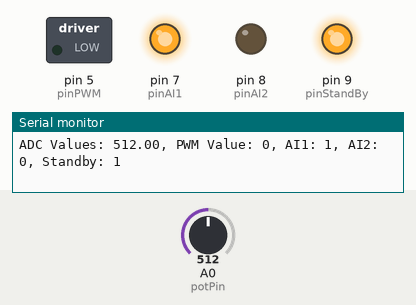
A sketch run on a simulated Arduino Uno, built with avr-gcc and run on an emulated ATmega328P. Shown: switched loads named in the sketch (green lamp = pin HIGH), output pins drawn as LEDs (lit = HIGH), the last lines printed to the serial monitor. The inputs (shaded band) are chosen by the test bench; at power-on: A0 (potPin) = 512.

Above: at 1.2 s.
1.3 s: A0 (potPin) set to 716
At 2.2 s:
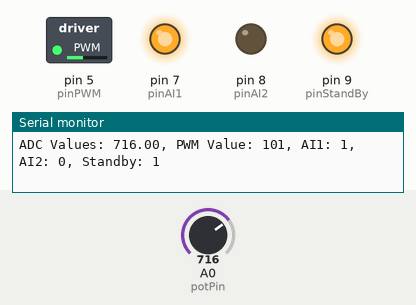
2.8 s: A0 (potPin) set to 511
At 4.0 s:
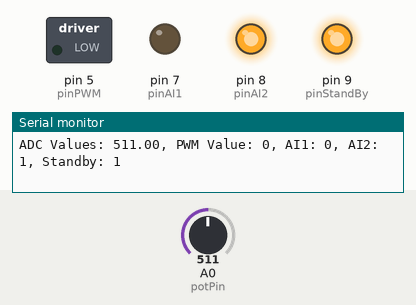
4.3 s: A0 (potPin) set to 306
At 4.7 s:
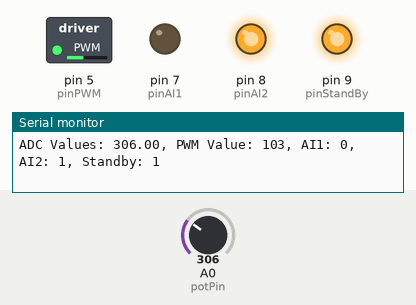
5.8 s: A0 (potPin) set to 1023
At 6.7 s:
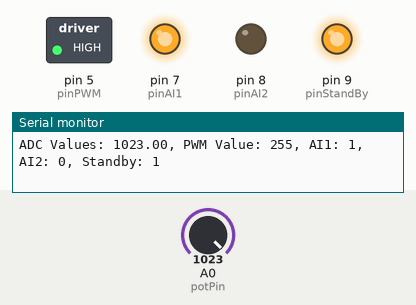
7.3 s: A0 (potPin) set to 502
At 7.7 s:
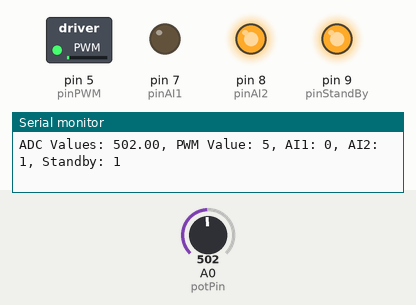
8.8 s: A0 (potPin) set to 122
At 9.6 s:
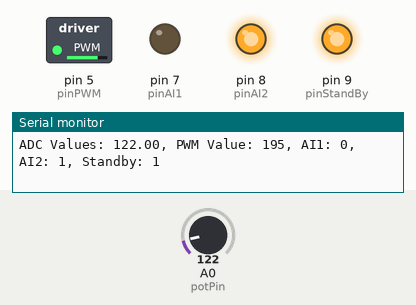
Timing chart, 0 to 11.3 s (numbered marks = the images above; inputs shaded):
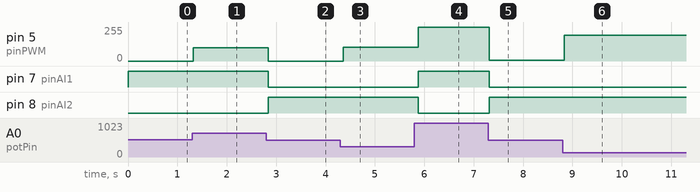

Measured:
- after the input at 1.3 s, pin 5 (pinPWM): 0/255 → 101/255 at once
- after the input at 2.8 s, pin 5 (pinPWM): 101/255 → 0/255 at once; pin 7 (pinAI1): HIGH → LOW at once; pin 8 (pinAI2): LOW → HIGH at once
- after the input at 4.3 s, pin 5 (pinPWM): 0/255 → 103/255 after 0.06 s
- after the input at 5.8 s, pin 5 (pinPWM): 103/255 → 255/255 after 0.08 s; pin 7 (pinAI1): LOW → HIGH after 0.08 s; pin 8 (pinAI2): HIGH → LOW after 0.08 s
- after the input at 7.3 s, pin 5 (pinPWM): 255/255 → 5/255 at once; pin 7 (pinAI1): HIGH → LOW at once; pin 8 (pinAI2): LOW → HIGH at once
- after the input at 8.8 s, pin 5 (pinPWM): 5/255 → 195/255 at once

The sketch:

Motor_Driver.ino
```cpp
// TB6612FNG Driver Board Sample board
//
// Author: Ben Taylor
// University of Sheffield
// Date: September 2021

//
const int pinAI1 = 7;       // Pin allocation for AI1
const int pinAI2 = 8;       // Pin allocation for AI2
const int pinPWM = 5;       // Pin allocation for the PWM pin
const int pinStandBy = 9;   // Pin allocation for the standby pin
const int potPin = 0;      // Pin allocation for the potentiometer


boolean AI1 = 0;            // AI1 pin value
boolean AI2 = 0;            // AI2 pin value
boolean standBy = 0;        // standBy pin Value

boolean rotDirect = 0;      // Rotation direction variable
unsigned char pwmValue = 0; // PWM value to be written to the output

void setup()
{
  // Assign the digital I/O pin directions
  pinMode(potPin, INPUT);
  pinMode(pinAI1, OUTPUT);
  pinMode(pinAI2, OUTPUT);
  pinMode(pinPWM, OUTPUT);
  pinMode(pinStandBy, OUTPUT);


  //Initialize the serial port
  Serial.begin(9600);

  // Drive the standby pin high to enable the output
  standBy = true;
  digitalWrite(pinStandBy, standBy);

  // Set Initial values for AI1 and AI2 control function pins
  AI1 = true;
  AI2 = false;

  // set an initial value for the PWM value
  pwmValue = 100;
}

void loop() {

  float potReading = analogRead(potPin);

  if (potReading >= 512) {
    AI1 = true;
    AI2 = false;
    pwmValue = map(potReading, 512, 1023, 0, 255);
  }
  else {
    AI1 = false;
    AI2 = true;
    pwmValue = map(potReading, 0, 511, 255, 0);
  }

  // Write the AI1 and AI2 values to the configuration pins
  digitalWrite(pinAI1, AI1);
  digitalWrite(pinAI2, AI2);

  // Write the pwnValue to the PWM pin
  analogWrite(pinPWM, pwmValue);

  // Display the board variable status to the Serial Monitor
  Serial.print("ADC Values: ");
  Serial.print(potReading);
  Serial.print(", PWM Value: ");
  Serial.print(pwmValue);
  Serial.print(", AI1: ");
  Serial.print(AI1);
  Serial.print(", AI2: ");
  Serial.print(AI2);
  Serial.print(", Standby: ");
  Serial.println(standBy);
  Serial.print("\r\n");

  delay(100);
}
```
